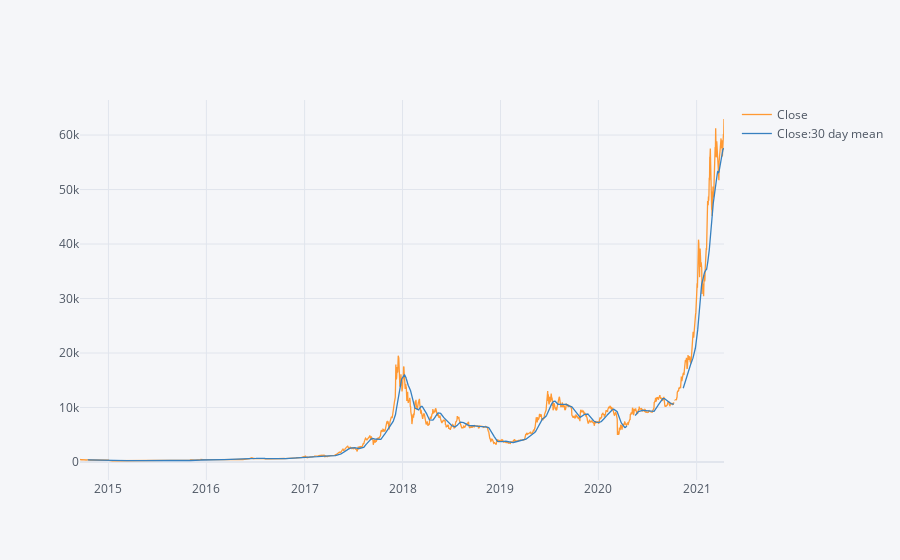

Notebook code for this chart:
### Code cell
df['Close:30 day mean']=df['Close'].rolling(window=30).mean()
df[['Close','Close:30 day mean']].iplot()

### Figure 1 — Plotly figure (JSON) as saved in the notebook; plotly's stock layout.template omitted (floating-point values rounded to 4 significant figures; data arrays with more than 128 entries replaced by an {"elided": "..."} marker saying what was removed)
{"data": [{"line": {"color": "rgba(255, 153, 51, 1.0)", "dash": "solid", "shape": "linear", "width": 1.3}, "mode": "lines", "name": "Close", "text": "", "type": "scatter", "x": {"elided": "2401 str values"}, "y": {"elided": "2401 mixed values"}}, {"line": {"color": "rgba(55, 128, 191, 1.0)", "dash": "solid", "shape": "linear", "width": 1.3}, "mode": "lines", "name": "Close:30 day mean", "text": "", "type": "scatter", "x": {"elided": "2401 str values"}, "y": {"elided": "2401 mixed values"}}], "layout": {"legend": {"bgcolor": "#F5F6F9", "font": {"color": "#4D5663"}}, "paper_bgcolor": "#F5F6F9", "plot_bgcolor": "#F5F6F9", "title": {"font": {"color": "#4D5663"}}, "xaxis": {"gridcolor": "#E1E5ED", "showgrid": true, "tickfont": {"color": "#4D5663"}, "title": {"font": {"color": "#4D5663"}, "text": ""}, "zerolinecolor": "#E1E5ED"}, "yaxis": {"gridcolor": "#E1E5ED", "showgrid": true, "tickfont": {"color": "#4D5663"}, "title": {"font": {"color": "#4D5663"}, "text": ""}, "zerolinecolor": "#E1E5ED"}}}
